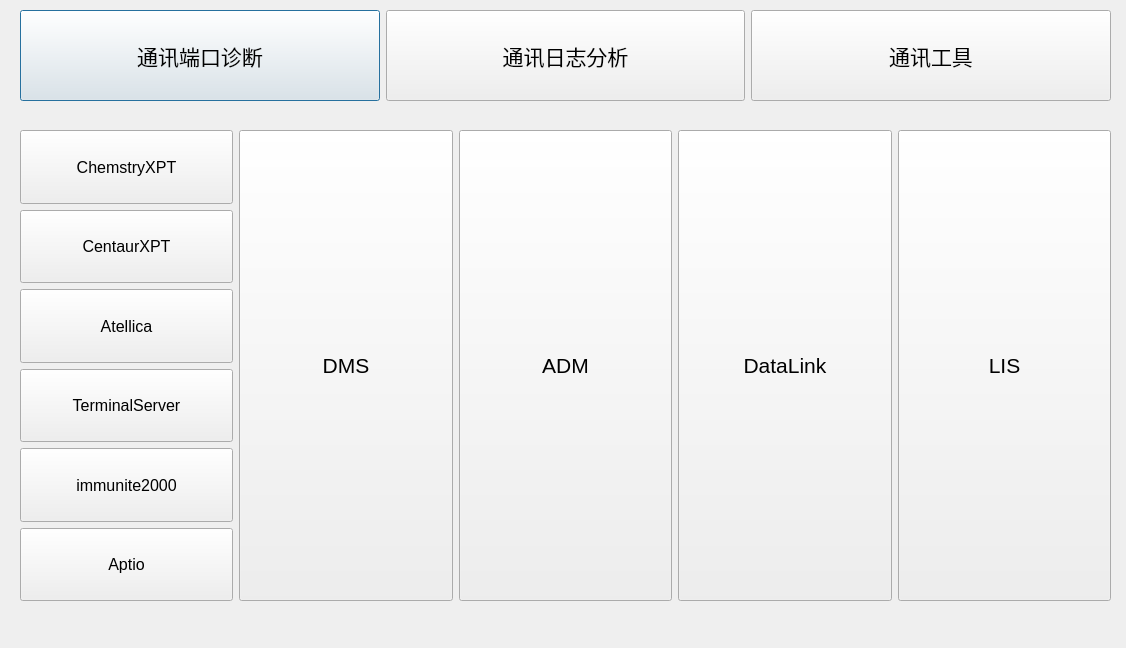
<?xml version="1.0" encoding="UTF-8"?>
<ui version="4.0">
 <class>dialog</class>
 <widget class="QDialog" name="dialog">
  <property name="geometry">
   <rect>
    <x>0</x>
    <y>0</y>
    <width>1126</width>
    <height>648</height>
   </rect>
  </property>
  <property name="windowTitle">
   <string>通讯诊断工具</string>
  </property>
  <widget class="QWidget" name="horizontalLayoutWidget">
   <property name="geometry">
    <rect>
     <x>20</x>
     <y>10</y>
     <width>1091</width>
     <height>91</height>
    </rect>
   </property>
   <layout class="QHBoxLayout" name="horizontalLayout">
    <item>
     <widget class="QPushButton" name="pbPortDiagnose">
      <property name="sizePolicy">
       <sizepolicy hsizetype="Minimum" vsizetype="Minimum">
        <horstretch>0</horstretch>
        <verstretch>0</verstretch>
       </sizepolicy>
      </property>
      <property name="font">
       <font>
        <pointsize>16</pointsize>
       </font>
      </property>
      <property name="text">
       <string>通讯端口诊断</string>
      </property>
     </widget>
    </item>
    <item>
     <widget class="QPushButton" name="pbLogAnalysis">
      <property name="sizePolicy">
       <sizepolicy hsizetype="Minimum" vsizetype="Minimum">
        <horstretch>0</horstretch>
        <verstretch>0</verstretch>
       </sizepolicy>
      </property>
      <property name="font">
       <font>
        <pointsize>16</pointsize>
       </font>
      </property>
      <property name="text">
       <string>通讯日志分析</string>
      </property>
     </widget>
    </item>
    <item>
     <widget class="QPushButton" name="pbCommunicationTool">
      <property name="sizePolicy">
       <sizepolicy hsizetype="Minimum" vsizetype="Minimum">
        <horstretch>0</horstretch>
        <verstretch>0</verstretch>
       </sizepolicy>
      </property>
      <property name="font">
       <font>
        <pointsize>16</pointsize>
       </font>
      </property>
      <property name="text">
       <string>通讯工具</string>
      </property>
     </widget>
    </item>
   </layout>
  </widget>
  <widget class="QWidget" name="horizontalLayoutWidget_2">
   <property name="geometry">
    <rect>
     <x>20</x>
     <y>130</y>
     <width>1091</width>
     <height>471</height>
    </rect>
   </property>
   <layout class="QHBoxLayout" name="horizontalLayout_2">
    <item>
     <layout class="QVBoxLayout" name="verticalLayout">
      <item>
       <widget class="QPushButton" name="pbChemstryXPT">
        <property name="sizePolicy">
         <sizepolicy hsizetype="Minimum" vsizetype="Minimum">
          <horstretch>0</horstretch>
          <verstretch>0</verstretch>
         </sizepolicy>
        </property>
        <property name="font">
         <font>
          <pointsize>12</pointsize>
         </font>
        </property>
        <property name="text">
         <string>ChemstryXPT</string>
        </property>
       </widget>
      </item>
      <item>
       <widget class="QPushButton" name="pbCentaurXPT">
        <property name="sizePolicy">
         <sizepolicy hsizetype="Minimum" vsizetype="Minimum">
          <horstretch>0</horstretch>
          <verstretch>0</verstretch>
         </sizepolicy>
        </property>
        <property name="font">
         <font>
          <pointsize>12</pointsize>
         </font>
        </property>
        <property name="text">
         <string>CentaurXPT</string>
        </property>
       </widget>
      </item>
      <item>
       <widget class="QPushButton" name="pbAtellcia">
        <property name="sizePolicy">
         <sizepolicy hsizetype="Minimum" vsizetype="Minimum">
          <horstretch>0</horstretch>
          <verstretch>0</verstretch>
         </sizepolicy>
        </property>
        <property name="font">
         <font>
          <pointsize>12</pointsize>
         </font>
        </property>
        <property name="text">
         <string>Atellica</string>
        </property>
       </widget>
      </item>
      <item>
       <widget class="QPushButton" name="pbTerminalServer">
        <property name="sizePolicy">
         <sizepolicy hsizetype="Minimum" vsizetype="Minimum">
          <horstretch>0</horstretch>
          <verstretch>0</verstretch>
         </sizepolicy>
        </property>
        <property name="font">
         <font>
          <pointsize>12</pointsize>
         </font>
        </property>
        <property name="text">
         <string>TerminalServer</string>
        </property>
       </widget>
      </item>
      <item>
       <widget class="QPushButton" name="pbImmunite2000">
        <property name="sizePolicy">
         <sizepolicy hsizetype="Minimum" vsizetype="Minimum">
          <horstretch>0</horstretch>
          <verstretch>0</verstretch>
         </sizepolicy>
        </property>
        <property name="font">
         <font>
          <pointsize>12</pointsize>
         </font>
        </property>
        <property name="text">
         <string>immunite2000</string>
        </property>
       </widget>
      </item>
      <item>
       <widget class="QPushButton" name="pbAptio">
        <property name="sizePolicy">
         <sizepolicy hsizetype="Minimum" vsizetype="Minimum">
          <horstretch>0</horstretch>
          <verstretch>0</verstretch>
         </sizepolicy>
        </property>
        <property name="font">
         <font>
          <pointsize>12</pointsize>
         </font>
        </property>
        <property name="text">
         <string>Aptio</string>
        </property>
       </widget>
      </item>
     </layout>
    </item>
    <item>
     <widget class="QPushButton" name="pbDMS">
      <property name="enabled">
       <bool>true</bool>
      </property>
      <property name="sizePolicy">
       <sizepolicy hsizetype="Minimum" vsizetype="Minimum">
        <horstretch>0</horstretch>
        <verstretch>0</verstretch>
       </sizepolicy>
      </property>
      <property name="font">
       <font>
        <pointsize>16</pointsize>
       </font>
      </property>
      <property name="text">
       <string>DMS</string>
      </property>
      <property name="iconSize">
       <size>
        <width>16</width>
        <height>16</height>
       </size>
      </property>
     </widget>
    </item>
    <item>
     <widget class="QPushButton" name="pbADM">
      <property name="sizePolicy">
       <sizepolicy hsizetype="Minimum" vsizetype="Minimum">
        <horstretch>0</horstretch>
        <verstretch>0</verstretch>
       </sizepolicy>
      </property>
      <property name="font">
       <font>
        <pointsize>16</pointsize>
       </font>
      </property>
      <property name="text">
       <string>ADM</string>
      </property>
     </widget>
    </item>
    <item>
     <widget class="QPushButton" name="pbDatalink">
      <property name="sizePolicy">
       <sizepolicy hsizetype="Minimum" vsizetype="Minimum">
        <horstretch>0</horstretch>
        <verstretch>0</verstretch>
       </sizepolicy>
      </property>
      <property name="font">
       <font>
        <pointsize>16</pointsize>
       </font>
      </property>
      <property name="text">
       <string>DataLink</string>
      </property>
     </widget>
    </item>
    <item>
     <widget class="QPushButton" name="pbLIS">
      <property name="sizePolicy">
       <sizepolicy hsizetype="Minimum" vsizetype="Minimum">
        <horstretch>0</horstretch>
        <verstretch>0</verstretch>
       </sizepolicy>
      </property>
      <property name="font">
       <font>
        <pointsize>16</pointsize>
       </font>
      </property>
      <property name="text">
       <string>LIS</string>
      </property>
     </widget>
    </item>
   </layout>
  </widget>
 </widget>
 <tabstops>
  <tabstop>pbPortDiagnose</tabstop>
  <tabstop>pbLogAnalysis</tabstop>
  <tabstop>pbCommunicationTool</tabstop>
  <tabstop>pbChemstryXPT</tabstop>
  <tabstop>pbCentaurXPT</tabstop>
  <tabstop>pbAtellcia</tabstop>
  <tabstop>pbTerminalServer</tabstop>
  <tabstop>pbImmunite2000</tabstop>
  <tabstop>pbAptio</tabstop>
  <tabstop>pbDMS</tabstop>
  <tabstop>pbADM</tabstop>
  <tabstop>pbDatalink</tabstop>
  <tabstop>pbLIS</tabstop>
 </tabstops>
 <resources/>
 <connections>
  <connection>
   <sender>pbDMS</sender>
   <signal>clicked()</signal>
   <receiver>dialog</receiver>
   <slot>test()</slot>
   <hints>
    <hint type="sourcelabel">
     <x>313</x>
     <y>413</y>
    </hint>
    <hint type="destinationlabel">
     <x>377</x>
     <y>635</y>
    </hint>
   </hints>
  </connection>
  <connection>
   <sender>pbADM</sender>
   <signal>clicked()</signal>
   <receiver>dialog</receiver>
   <slot>test()</slot>
   <hints>
    <hint type="sourcelabel">
     <x>554</x>
     <y>451</y>
    </hint>
    <hint type="destinationlabel">
     <x>573</x>
     <y>753</y>
    </hint>
   </hints>
  </connection>
 </connections>
 <slots>
  <slot>test()</slot>
 </slots>
</ui>
